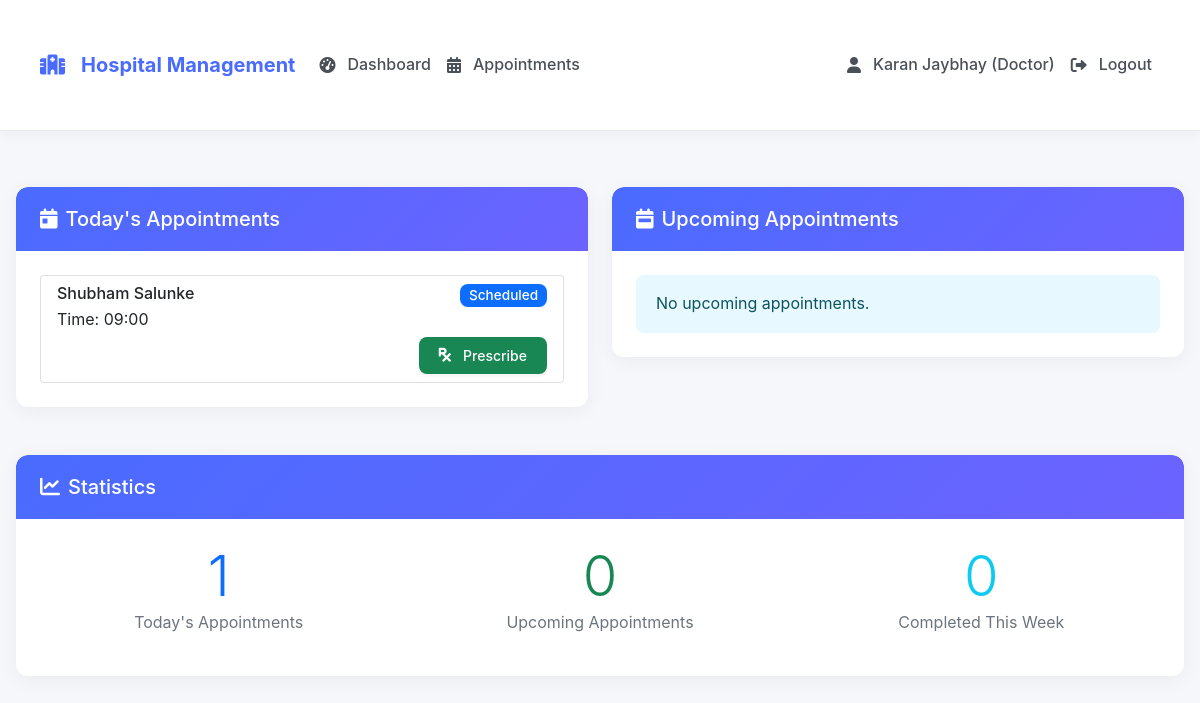
The app's page /doctor/dashboard (signed in) with its own data.
### tables this page shows
CREATE TABLE appointments (
        id INTEGER PRIMARY KEY AUTOINCREMENT,
        patient_id INTEGER NOT NULL,
        doctor_id INTEGER NOT NULL,
        date TEXT NOT NULL,
        time_slot TEXT NOT NULL,
        status TEXT DEFAULT 'Scheduled',
        notes TEXT,
        created_at TIMESTAMP DEFAULT CURRENT_TIMESTAMP,
        hospital_id INTEGER NOT NULL,
        FOREIGN KEY (patient_id) REFERENCES patients(id),
        FOREIGN KEY (doctor_id) REFERENCES doctors(id),
        FOREIGN KEY (hospital_id) REFERENCES staff(id)
    );

CREATE TABLE patients (
        id INTEGER PRIMARY KEY AUTOINCREMENT,
        name TEXT NOT NULL,
        age INTEGER NOT NULL,
        gender TEXT,
        contact TEXT,
        address TEXT,
        medical_history TEXT,
        created_at TIMESTAMP DEFAULT CURRENT_TIMESTAMP,
        created_by INTEGER,
        hospital_id INTEGER NOT NULL,
        FOREIGN KEY (created_by) REFERENCES staff(id),
        FOREIGN KEY (hospital_id) REFERENCES staff(id)
    );

### app.py (the view)
@app.route('/doctor/dashboard')
def doctor_dashboard():
    if 'user_id' not in session or session['user_type'] != 'doctor':
        return redirect(url_for('login'))
    doctor_id = session['user_id']
    conn = get_db_connection()
    try:
        today = datetime.now().strftime('%Y-%m-%d')
        appointments_today = conn.execute('''
            SELECT a.id, p.name as patient_name, a.time_slot, a.status
            FROM appointments a
            JOIN patients p ON a.patient_id = p.id
            WHERE a.doctor_id = ? AND a.date = ? AND a.hospital_id = ?
            ORDER BY a.time_slot
        ''', (doctor_id, today, session['hospital_id'])).fetchall()
        upcoming_appointments = conn.execute('''
            SELECT a.id, p.name as patient_name, a.date, a.time_slot, a.status
            FROM appointments a
            JOIN patients p ON a.patient_id = p.id
            WHERE a.doctor_id = ? AND a.date > ? AND a.hospital_id = ?
            ORDER BY a.date, a.time_slot
            LIMIT 5
        ''', (doctor_id, today, session['hospital_id'])).fetchall()
    except Exception as e:
        flash('Error loading dashboard data', 'danger')
        app.logger.error(f"Doctor dashboard error: {str(e)}")
        appointments_today = []
        upcoming_appointments = []
    finally:
        conn.close()
    return render_template('doctor/dashboard.html',
                         appointments_today=appointments_today,
                         upcoming_appointments=upcoming_appointments)

### app.py (called while the page is built)
def get_db_connection():
    conn = sqlite3.connect('hospital.db')
    conn.row_factory = sqlite3.Row
    return conn

### templates/doctor/dashboard.html (shortened to what this page needs)
{% extends "base.html" %}
{% block content %}
<div class="row">
    <div class="col-md-6 mb-4">
        <div class="card">
            <div class="card-header bg-primary text-white">
                <h5 class="mb-0">
                    <i class="fas fa-calendar-day me-2"></i>Today's Appointments
                </h5>
            </div>
            <div class="card-body">
                {% if appointments_today %}
                    <div class="list-group">
                        {% for app in appointments_today %}
                        <div class="list-group-item">
                            <div class="d-flex w-100 justify-content-between">
                                <h6 class="mb-1">{{ app.patient_name }}</h6>
                                <span class="badge
                                    {% if app.status == 'Completed' %}bg-success
                                    {% elif app.status == 'Cancelled' %}bg-danger
                                    {% else %}bg-primary{% endif %}">
                                    {{ app.status }}
                                </span>
                            </div>
                            <p class="mb-1">Time: {{ app.time_slot }}</p>
                            <div class="d-flex justify-content-end gap-2">
                                <a href="{{ url_for('prescriptions', appointment_id=app.id) }}"
                                   class="btn btn-sm btn-success">
                                    <i class="fas fa-prescription me-1"></i>Prescribe
                                </a>
                            </div>
                        </div>
                        {% endfor %}
                    </div>
                {% else %}
                    <div class="alert alert-info mb-0">No appointments scheduled for today.</div>
                {% endif %}
            </div>
        </div>
    </div>
    <div class="col-md-6 mb-4">
        <div class="card">
            <div class="card-header bg-primary text-white">
                <h5 class="mb-0">
                    <i class="fas fa-calendar-week me-2"></i>Upcoming Appointments
                </h5>
            </div>
            <div class="card-body">
                {% if upcoming_appointments %}
                    <div class="list-group">
                        {% for app in upcoming_appointments %}
                        <div class="list-group-item">
                            <div class="d-flex w-100 justify-content-between">
                                <h6 class="mb-1">{{ app.patient_name }}</h6>
                                <span class="badge
                                    {% if app.status == 'Completed' %}bg-success
                                    {% elif app.status == 'Cancelled' %}bg-danger
                                    {% else %}bg-primary{% endif %}">
                                    {{ app.status }}
                                </span>
                            </div>
                            <p class="mb-1">
                                {{ app.date }} at {{ app.time_slot }}
                            </p>
                            <div class="d-flex justify-content-end gap-2">
                                <form method="POST" action="{{ url_for('update_appointment_status', appointment_id=app.id) }}"
                                      class="d-inline">
                                    <input type="hidden" name="status" value="Completed">
                                    <button type="submit" class="btn btn-sm btn-success">
                                        <i class="fas fa-check me-1"></i>Complete
                                    </button>
                                </form>
                                <form method="POST" action="{{ url_for('update_appointment_status', appointment_id=app.id) }}"
                                      class="d-inline">
                                    <input type="hidden" name="status" value="Cancelled">
                                    <button type="submit" class="btn btn-sm btn-danger">
                                        <i class="fas fa-times me-1"></i>Cancel
                                    </button>
                                </form>
                            </div>
                        </div>
                        {% endfor %}
                    </div>
                {% else %}
                    <div class="alert alert-info mb-0">No upcoming appointments.</div>
                {% endif %}
            </div>
        </div>
    </div>
</div>
<div class="card mb-4">
    <div class="card-header bg-primary text-white">
        <h5 class="mb-0">
            <i class="fas fa-chart-line me-2"></i>Statistics
        </h5>
    </div>
    <div class="card-body">
        <div class="row">
            <div class="col-md-4 text-center">
                <div class="display-4 text-primary">{{ appointments_today|length }}</div>
                <p class="text-muted">Today's Appointments</p>
            </div>
            <div class="col-md-4 text-center">
                <div class="display-4 text-success">{{ upcoming_appointments|length }}</div>
                <p class="text-muted">Upcoming Appointments</p>
            </div>
            <div class="col-md-4 text-center">
                <div class="display-4 text-info">
                    {% set completed = namespace(count=0) %}
                    {% for app in upcoming_appointments %}
                        {% if app.status == 'Completed' %}
                            {% set completed.count = completed.count + 1 %}
                        {% endif %}
                    {% endfor %}
                    {{ completed.count }}
                </div>
                <p class="text-muted">Completed This Week</p>
            </div>
        </div>
    </div>
</div>
{% endblock %}

### static/css/style.css (style rules this page uses)
:root { --primary: #4a6bff; --primary-light: #eef1ff; --primary-dark: #3a56d4; --secondary: #6c63ff; --success: #28a745; --info: #17a2b8; --warning: #ffc107; --danger: #dc3545; --light: #f8f9fa; --dark: #343a40; --white: #ffffff; --gray-100: #f8f9fa; --gray-200: #e9ecef; --gray-300: #dee2e6; --gray-400: #ced4da; --gray-500: #adb5bd; --gray-600: #6c757d; --gray-700: #495057; --gray-800: #343a40; --gray-900: #212529; }
body { font-family: 'Inter', -apple-system, BlinkMacSystemFont, 'Segoe UI', Roboto, 'Helvetica Neue', Arial, sans-serif; background-color: #f5f7fa; color: var(--gray-800); line-height: 1.6; min-height: 100vh; }
.card { border: none; border-radius: 12px; box-shadow: 0 4px 20px rgba(0, 0, 0, 0.05); transition: all 0.3s ease; overflow: hidden; background: var(--white); margin-bottom: 1.5rem; }
.card-header { background: linear-gradient(135deg, var(--primary), var(--secondary)); color: var(--white); border-radius: 12px 12px 0 0 !important; padding: 1.25rem 1.5rem; font-weight: 600; border-bottom: none; }
.card-body { padding: 1.5rem; }
.btn { border-radius: 8px; padding: 0.5rem 1.25rem; font-weight: 500; transition: all 0.3s ease; box-shadow: 0 2px 5px rgba(0, 0, 0, 0.05); border: none; display: inline-flex; align-items: center; justify-content: center; gap: 0.5rem; }
.alert { border-radius: 8px; padding: 1rem 1.25rem; border: none; }
.alert-info { background-color: #e7f8fe; color: #0c5460; }
.badge { font-weight: 500; padding: 0.35em 0.65em; border-radius: 8px; font-size: 0.85em; }

### records on screen
appointments: patient_name "Shubham Salunke", status "Scheduled", time_slot "09:00"

### other values on screen
{{ session['name'] }} "Karan Jaybhay"
{{ 'Admin' if session['user_type'] == 'admin' else 'Doctor' }} "Doctor"
{{ appointments_today|length }} "1"
{{ upcoming_appointments|length }} "0"
{{ completed.count }} "0"
